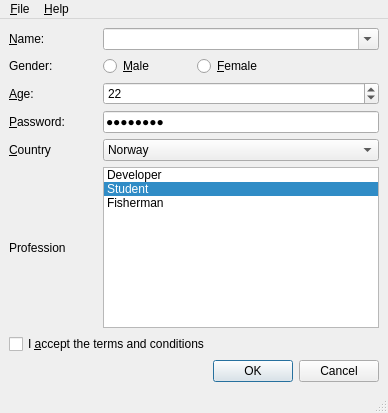
<ui version="4.0" >
 <class>MainWindow</class>
 <widget class="QMainWindow" name="MainWindow" >
  <property name="geometry" >
   <rect>
    <x>0</x>
    <y>0</y>
    <width>388</width>
    <height>413</height>
   </rect>
  </property>
  <property name="windowTitle" >
   <string>MainWindow</string>
  </property>
  <widget class="QWidget" name="centralwidget" >
   <layout class="QGridLayout" >
    <property name="margin" >
     <number>9</number>
    </property>
    <property name="spacing" >
     <number>6</number>
    </property>
    <item row="0" column="0" >
     <widget class="QLabel" name="nameLabel" >
      <property name="text" >
       <string>&amp;Name:</string>
      </property>
      <property name="buddy" >
       <cstring>nameCombo</cstring>
      </property>
     </widget>
    </item>
    <item row="0" column="1" colspan="3" >
     <widget class="QComboBox" name="nameCombo" >
      <property name="toolTip" >
       <string>Specify your name</string>
      </property>
      <property name="editable" >
       <bool>true</bool>
      </property>
      <property name="currentIndex" >
       <number>-1</number>
      </property>
      <item>
       <property name="text" >
        <string>Girish</string>
       </property>
      </item>
      <item>
       <property name="text" >
        <string>Jasmin</string>
       </property>
      </item>
      <item>
       <property name="text" >
        <string>Simon</string>
       </property>
      </item>
      <item>
       <property name="text" >
        <string>Zack</string>
       </property>
      </item>
     </widget>
    </item>
    <item row="1" column="3" >
     <spacer>
      <property name="orientation" >
       <enum>Qt4::Horizontal</enum>
      </property>
      <property name="sizeHint" >
       <size>
        <width>40</width>
        <height>20</height>
       </size>
      </property>
     </spacer>
    </item>
    <item row="1" column="2" >
     <widget class="QRadioButton" name="femaleRadioButton" >
      <property name="toolTip" >
       <string>Check this if you are female</string>
      </property>
      <property name="text" >
       <string>&amp;Female</string>
      </property>
     </widget>
    </item>
    <item row="6" column="0" colspan="4" >
     <widget class="QCheckBox" name="agreeCheckBox" >
      <property name="toolTip" >
       <string>Please read the license before checking this</string>
      </property>
      <property name="text" >
       <string>I &amp;accept the terms and conditions</string>
      </property>
     </widget>
    </item>
    <item row="1" column="1" >
     <widget class="QRadioButton" name="maleRadioButton" >
      <property name="toolTip" >
       <string>Check this if you are male</string>
      </property>
      <property name="text" >
       <string>&amp;Male</string>
      </property>
     </widget>
    </item>
    <item row="1" column="0" >
     <widget class="QLabel" name="genderLabel" >
      <property name="text" >
       <string>Gender:</string>
      </property>
     </widget>
    </item>
    <item row="2" column="1" colspan="3" >
     <widget class="QSpinBox" name="ageSpinBox" >
      <property name="toolTip" >
       <string>Specify your age</string>
      </property>
      <property name="statusTip" >
       <string>Specify your age here</string>
      </property>
      <property name="minimum" >
       <number>12</number>
      </property>
      <property name="value" >
       <number>22</number>
      </property>
     </widget>
    </item>
    <item row="7" column="2" colspan="2" >
     <widget class="QDialogButtonBox" name="buttonBox" >
      <property name="orientation" >
       <enum>Qt4::Horizontal</enum>
      </property>
      <property name="standardButtons" >
       <set>QDialogButtonBox::Cancel|QDialogButtonBox::NoButton|QDialogButtonBox::Ok</set>
      </property>
     </widget>
    </item>
    <item row="2" column="0" >
     <widget class="QLabel" name="ageLabel" >
      <property name="text" >
       <string>&amp;Age:</string>
      </property>
      <property name="buddy" >
       <cstring>ageSpinBox</cstring>
      </property>
     </widget>
    </item>
    <item row="3" column="0" >
     <widget class="QLabel" name="passwordLabel" >
      <property name="text" >
       <string>&amp;Password:</string>
      </property>
      <property name="buddy" >
       <cstring>passwordEdit</cstring>
      </property>
     </widget>
    </item>
    <item row="3" column="1" colspan="3" >
     <widget class="QLineEdit" name="passwordEdit" >
      <property name="toolTip" >
       <string>Specify your password</string>
      </property>
      <property name="statusTip" >
       <string>Specify your password here</string>
      </property>
      <property name="text" >
       <string>Password</string>
      </property>
      <property name="echoMode" >
       <enum>QLineEdit::Password</enum>
      </property>
     </widget>
    </item>
    <item row="5" column="0" >
     <widget class="QLabel" name="label" >
      <property name="text" >
       <string>Profession</string>
      </property>
      <property name="buddy" >
       <cstring>professionList</cstring>
      </property>
     </widget>
    </item>
    <item row="4" column="0" >
     <widget class="QLabel" name="countryLabel" >
      <property name="text" >
       <string>&amp;Country</string>
      </property>
      <property name="buddy" >
       <cstring>professionList</cstring>
      </property>
     </widget>
    </item>
    <item row="5" column="1" colspan="3" >
     <widget class="QListWidget" name="professionList" >
      <property name="toolTip" >
       <string>Select your profession</string>
      </property>
      <property name="statusTip" >
       <string>Select your profession</string>
      </property>
      <property name="whatsThis" >
       <string>Select your profession</string>
      </property>
      <property name="currentRow" >
       <number>1</number>
      </property>
      <item>
       <property name="text" >
        <string>Developer</string>
       </property>
      </item>
      <item>
       <property name="text" >
        <string>Student</string>
       </property>
      </item>
      <item>
       <property name="text" >
        <string>Fisherman</string>
       </property>
      </item>
     </widget>
    </item>
    <item row="4" column="1" colspan="3" >
     <widget class="QComboBox" name="countryCombo" >
      <property name="toolTip" >
       <string>Specify your country</string>
      </property>
      <property name="statusTip" >
       <string>Specify your country here</string>
      </property>
      <property name="currentIndex" >
       <number>2</number>
      </property>
      <item>
       <property name="text" >
        <string>Germany</string>
       </property>
      </item>
      <item>
       <property name="text" >
        <string>India</string>
       </property>
      </item>
      <item>
       <property name="text" >
        <string>Norway</string>
       </property>
      </item>
      <item>
       <property name="text" >
        <string>United States Of America</string>
       </property>
      </item>
      <item>
       <property name="text" >
        <string>United Kingdom</string>
       </property>
      </item>
     </widget>
    </item>
   </layout>
  </widget>
  <widget class="QMenuBar" name="menubar" >
   <property name="geometry" >
    <rect>
     <x>0</x>
     <y>0</y>
     <width>388</width>
     <height>21</height>
    </rect>
   </property>
   <widget class="QMenu" name="menu_File" >
    <property name="title" >
     <string>&amp;File</string>
    </property>
    <addaction name="editStyleAction" />
    <addaction name="separator" />
    <addaction name="exitAction" />
   </widget>
   <widget class="QMenu" name="menu_Help" >
    <property name="title" >
     <string>&amp;Help</string>
    </property>
    <addaction name="aboutAction" />
    <addaction name="separator" />
    <addaction name="aboutQtAction" />
   </widget>
   <addaction name="menu_File" />
   <addaction name="menu_Help" />
  </widget>
  <widget class="QStatusBar" name="statusbar" />
  <action name="exitAction" >
   <property name="text" >
    <string>&amp;Exit</string>
   </property>
  </action>
  <action name="aboutQtAction" >
   <property name="text" >
    <string>About Qt</string>
   </property>
  </action>
  <action name="editStyleAction" >
   <property name="text" >
    <string>Edit &amp;Style</string>
   </property>
  </action>
  <action name="aboutAction" >
   <property name="text" >
    <string>About</string>
   </property>
  </action>
 </widget>
 <tabstops>
  <tabstop>maleRadioButton</tabstop>
  <tabstop>femaleRadioButton</tabstop>
  <tabstop>ageSpinBox</tabstop>
  <tabstop>passwordEdit</tabstop>
  <tabstop>professionList</tabstop>
  <tabstop>agreeCheckBox</tabstop>
 </tabstops>
 <resources/>
 <connections/>
</ui>
